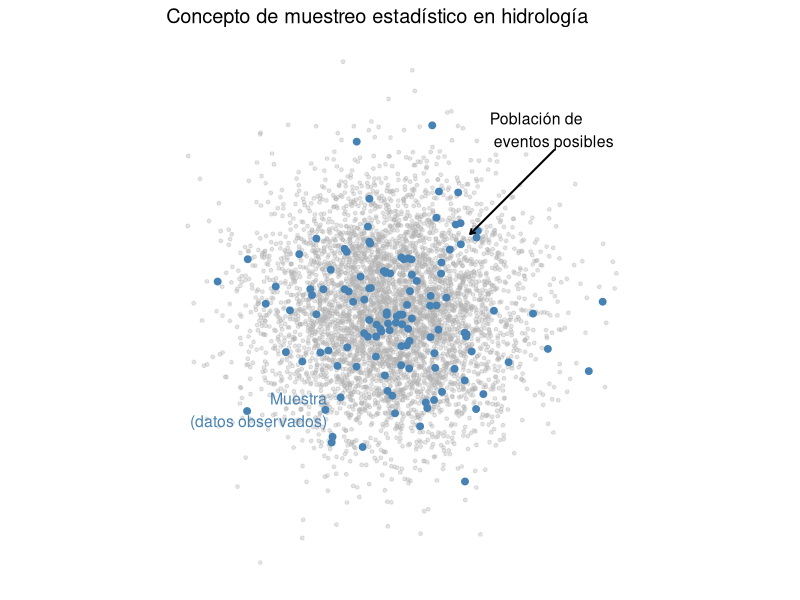
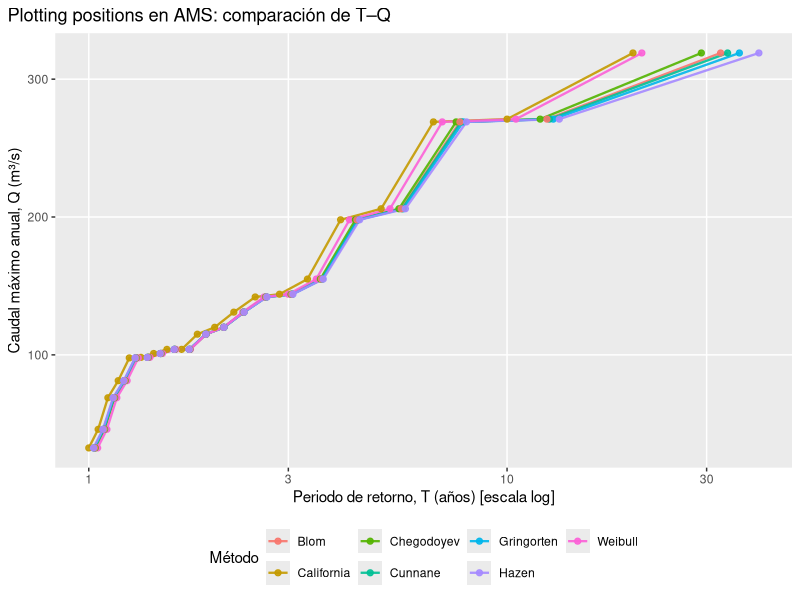

Here is the R script that generated these plots, in order:
## ---- chunk 1
#| echo: false
#| label: fig-plot130
#| fig-cap: "Población completa vs muestra observada"
#| class: fig-border

# ============================================================
# Ilustración del concepto de muestreo estadístico en hidrología
# Población completa vs muestra observada
# ============================================================

library(tidyverse)

set.seed(123)

# ------------------------------------------------------------
# 1) Generar "población" de eventos hidrológicos posibles
# ------------------------------------------------------------
poblacion <- tibble(
  x = rnorm(5000, mean = 0, sd = 1),
  y = rnorm(5000, mean = 0, sd = 1),
  Tipo = "Población"
)

# ------------------------------------------------------------
# 2) Extraer una muestra limitada
# ------------------------------------------------------------
muestra <- poblacion %>%
  slice_sample(n = 120) %>%
  mutate(Tipo = "Muestra")

# ------------------------------------------------------------
# 3) Gráfico esquemático
# ------------------------------------------------------------
ggplot() +
  geom_point(
    data = poblacion,
    aes(x = x, y = y),
    color = "grey70",
    alpha = 0.35,
    size = 1
  ) +
  geom_point(
    data = muestra,
    aes(x = x, y = y),
    color = "steelblue",
    size = 2
  ) +
  annotate(
    "segment",
    x = 2.5, xend = 1.2,
    y = 2.5, yend = 1.2,
    arrow = arrow(length = unit(0.15, "cm")),
    linewidth = 0.7
  ) +
  annotate(
    "text",
    x = 1.5, y = 2.8,
    label = "Población de \n eventos posibles",
    hjust = 0,
    size = 4
  ) +
  annotate(
    "text",
    x = -1.0, y = -1.5,
    label = "Muestra\n(datos observados)",
    hjust = 1,
    size = 4,
    color = "steelblue"
  ) +
  coord_equal() +
  labs(
    title = "Concepto de muestreo estadístico en hidrología"
  ) +
  theme_minimal(base_size = 12) +
  theme(
    axis.title = element_blank(),
    axis.text  = element_blank(),
    axis.ticks = element_blank(),
    panel.grid = element_blank()
  )


## ---- chunk 2
#| label: tbl-caudales-log
#| tbl-cap: "Serie de máximos anuales de caudal y caudal logarítmico."
#| message: false
#| warning: false

library(tidyverse)
library(kableExtra)

# ------------------------------------------------------------
# Tabla base: Caudales máximos anuales y log10(Q)
# ------------------------------------------------------------
tabla_caudales <- tibble::tribble(
  ~m, ~`Q_max (m^3/s)`, ~`log10(Q_max)`,
   1, 319.0, 2.504,
   2, 271.0, 2.433,
   3, 269.0, 2.430,
   4, 206.0, 2.314,
   5, 198.0, 2.297,
   6, 155.0, 2.190,
   7, 144.0, 2.158,
   8, 142.0, 2.152,
   9, 131.0, 2.117,
  10, 120.0, 2.079,
  11, 115.0, 2.061,
  12, 104.0, 2.017,
  13, 104.0, 2.017,
  14, 101.0, 2.004,
  15,  98.2, 1.992,
  16,  97.8, 1.990,
  17,  81.3, 1.910,
  18,  68.9, 1.838,
  19,  46.0, 1.663,
  20,  32.5, 1.512
)

# ------------------------------------------------------------
# kableExtra
# ------------------------------------------------------------
tabla_caudales %>%
  mutate(
    `Q_max (m^3/s)` = round(`Q_max (m^3/s)`, 1),
    `log10(Q_max)`  = round(`log10(Q_max)`, 3)
  ) %>%
  kbl(
    booktabs = TRUE,
    format = "html",
    align = c("c", "c", "c"),
    col.names = c("Orden m", "Q máximo (m³/s)", "log₁₀(Q máximo)"),
    escape = FALSE
  ) %>%
  kable_classic(html_font = "Latin Modern Roman") %>%
  kable_styling(
    full_width = FALSE,
    bootstrap_options = c("hover", "condensed")
  ) %>%
  row_spec(0, bold = TRUE)

## ---- chunk 3
#| label: tbl-plotpos-ams
#| tbl-cap: "Periodos de retorno (años) por método de plotting positions (AMS, n=20)."
#| message: false
#| warning: false

library(tidyverse)
library(kableExtra)

# ------------------------------------------------------------
# Datos (AMS) transcritos de la tabla proporcionada
# ------------------------------------------------------------
ams_tbl <- tibble::tribble(
  ~Qmax, ~logQ, ~m, ~California, ~Weibull, ~Chegodoyev, ~Gringorten, ~Cunnane, ~Blom, ~Hazen,
  319.0, 2.504,  1, 20.000, 21.000, 29.143, 35.929, 33.667, 32.400, 40.000,
  271.0, 2.433,  2, 10.000, 10.500, 12.000, 12.897, 12.625, 12.462, 13.333,
  269.0, 2.430,  3,  6.667,  7.000,  7.556,  7.859,  7.769,  7.714,  8.000,
  206.0, 2.314,  4,  5.000,  5.250,  5.514,  5.652,  5.611,  5.586,  5.714,
  198.0, 2.297,  5,  4.000,  4.200,  4.340,  4.412,  4.391,  4.378,  4.444,
  155.0, 2.190,  6,  3.333,  3.500,  3.579,  3.619,  3.607,  3.600,  3.636,
  144.0, 2.158,  7,  2.857,  3.000,  3.045,  3.067,  3.061,  3.057,  3.077,
  142.0, 2.152,  8,  2.500,  2.625,  2.649,  2.661,  2.658,  2.656,  2.667,
  131.0, 2.117,  9,  2.222,  2.333,  2.345,  2.350,  2.349,  2.348,  2.353,
  120.0, 2.079, 10,  2.000,  2.100,  2.103,  2.105,  2.104,  2.104,  2.105,
  115.0, 2.061, 11,  1.818,  1.909,  1.907,  1.905,  1.906,  1.906,  1.905,
  104.0, 2.017, 12,  1.667,  1.750,  1.744,  1.740,  1.741,  1.742,  1.739,
  104.0, 2.017, 13,  1.538,  1.615,  1.606,  1.602,  1.603,  1.604,  1.600,
  101.0, 2.004, 14,  1.429,  1.500,  1.489,  1.484,  1.485,  1.486,  1.481,
   98.2, 1.992, 15,  1.333,  1.400,  1.388,  1.382,  1.384,  1.385,  1.379,
   97.8, 1.990, 16,  1.250,  1.313,  1.299,  1.293,  1.295,  1.296,  1.290,
   81.3, 1.910, 17,  1.176,  1.235,  1.222,  1.215,  1.217,  1.218,  1.212,
   68.9, 1.838, 18,  1.111,  1.167,  1.153,  1.146,  1.148,  1.149,  1.143,
   46.0, 1.663, 19,  1.053,  1.105,  1.091,  1.084,  1.086,  1.087,  1.081,
   32.5, 1.512, 20,  1.000,  1.050,  1.036,  1.029,  1.031,  1.032,  1.026
)

# ------------------------------------------------------------
# Tabla en kableExtra
# ------------------------------------------------------------
ams_tbl %>%
  mutate(across(where(is.numeric), ~ round(.x, 3))) %>%
  kbl(
    booktabs = TRUE,
    format = "html",
    align = "c",
    col.names = c("Qmax (m³/s)", "log Q", "m",
                  "California", "Weibull", "Chegodayev", "Gringorten", "Cunnane", "Blom", "Hazen"),
    escape = FALSE
  ) %>%
  kable_classic(html_font = "Latin Modern Roman") %>%
  kable_styling(full_width = FALSE, bootstrap_options = c("hover","condensed")) %>%
  row_spec(0, bold = TRUE)
## ---- chunk 4
#| label: fig-plot2009
#| fig-cap: "Comparación de periodos de retorno por método de plotting positions (AMS)."
#| class: fig-border

library(tidyverse)

# ------------------------------------------------------------
# Gráfico comparativo: Q vs T (eje X en escala log)
# ------------------------------------------------------------
ams_long <- ams_tbl %>%
  pivot_longer(
    cols = c(California, Weibull, Chegodoyev, Gringorten, Cunnane, Blom, Hazen),
    names_to = "Metodo",
    values_to = "T"
  )

ggplot(ams_long, aes(x = T, y = Qmax, color = Metodo)) +
  geom_line(linewidth = 0.8, alpha = 0.9) +
  geom_point(size = 1.8, alpha = 0.9) +
  scale_x_log10() +
  labs(
    title = "Plotting positions en AMS: comparación de T–Q",
    x = "Periodo de retorno, T (años) [escala log]",
    y = "Caudal máximo anual, Q (m³/s)",
    color = "Método"
  ) +
  theme(
    plot.title.position = "plot",
    panel.grid.minor = element_blank(),
    legend.position = "bottom"
  )
